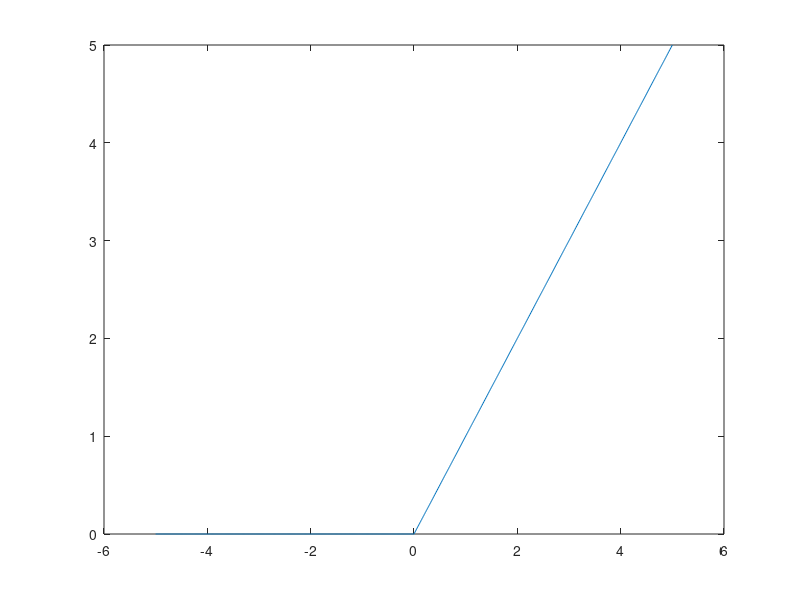
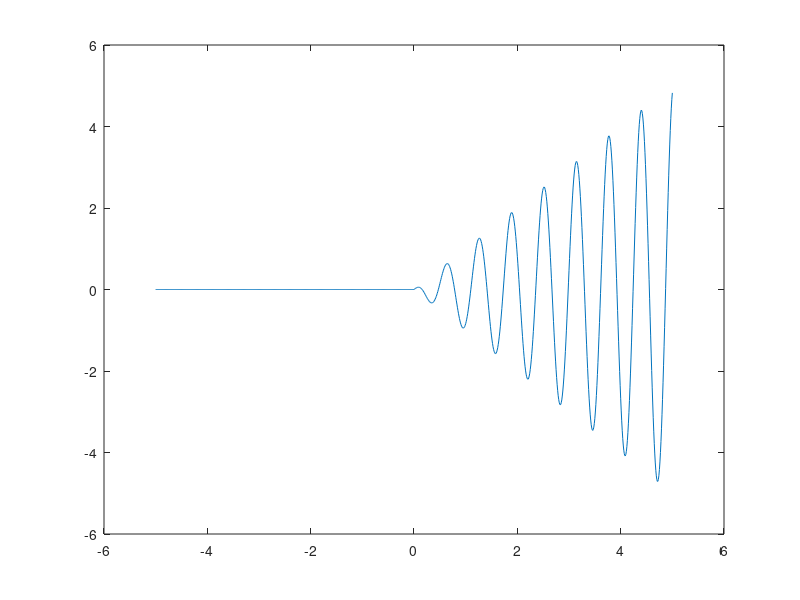
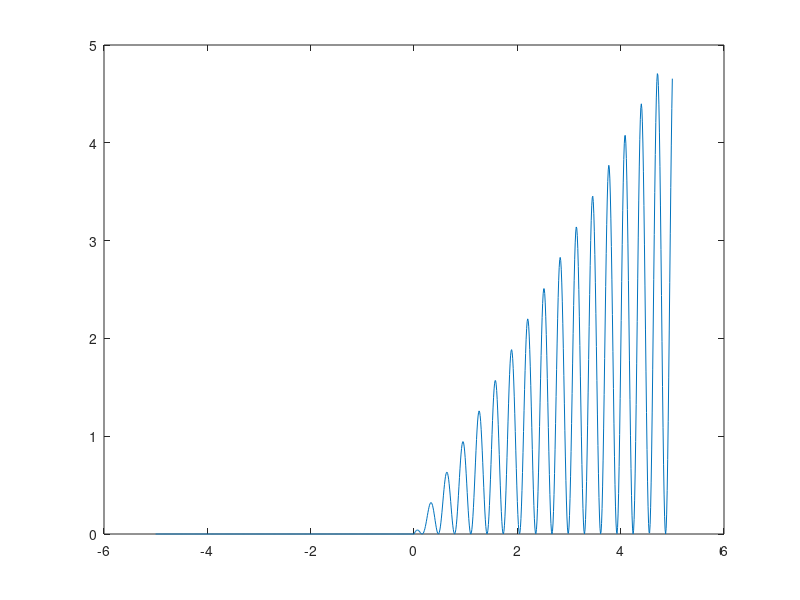

These figures' MATLAB source, in order:
clc
clear all
close all

t=-5:0.01:5;
for i=1:length(t)
   
    if t(i)>=0 %%&& t(i)<=1
        xt(i)=t(i);
    else
        xt(i)=0;
    end
        
end
plot (t,xt)

xp=cos(10*t);

xn=xt.*xp;
figure, plot(t,xn)

dxn=xn.*cos(10*t);
figure, plot(t,dxn)